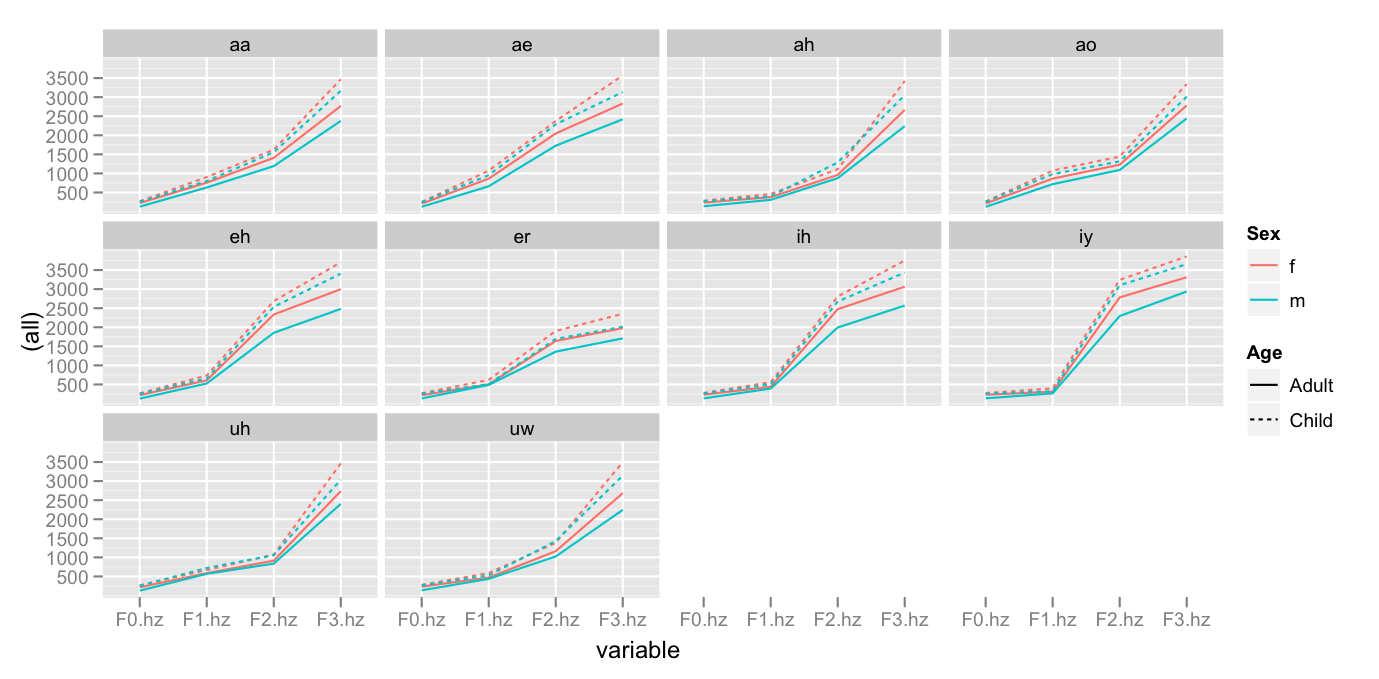

Reproduce this figure in R.
p <- ggplot(pb.means1, aes(variable, `(all)`))+
	geom_line(aes(color = Sex, linetype = Age, group = Sex:Age))+
	facet_wrap(~Vowel)
		
print(p)
